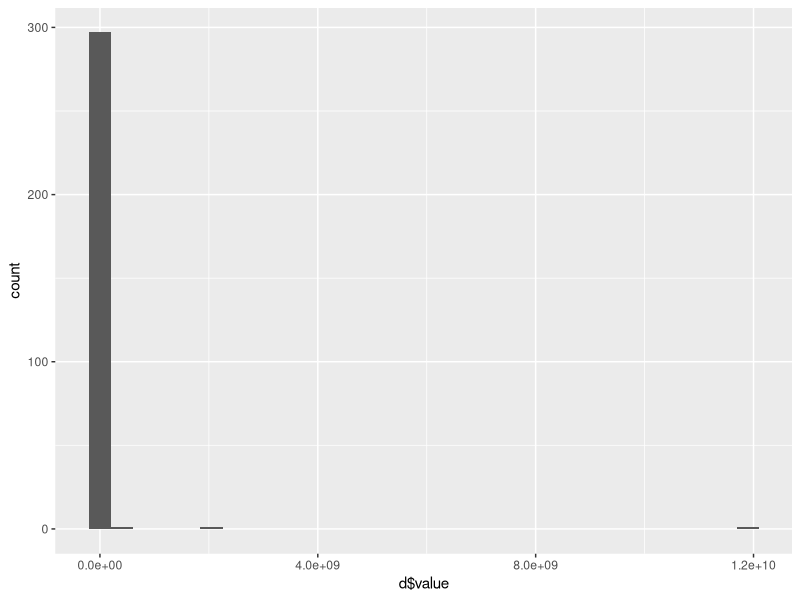
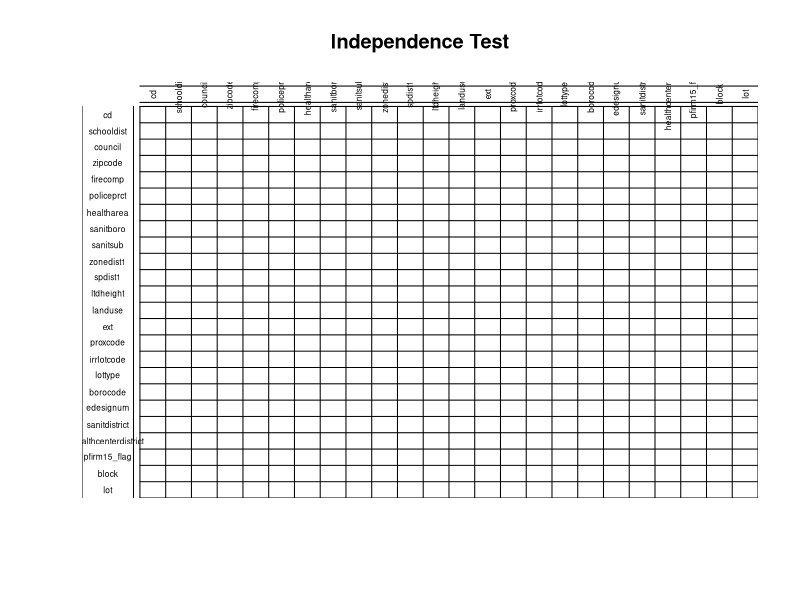

These charts were generated, in order, by the following R code:
library("gdata")
df <- read.csv("correlation/factors_chi2.csv")
row.names(df) <- colnames(df)

# p values:
df1 <- df
for (i in colnames(df1)) {
  df1[,i] <- gsub(".*,(.*)", "\\1", df1[,i])
  df1[,i] <- as.numeric(df1[,i])
}

# chi-squared values:
df2 <- df
for (i in colnames(df2)) {
  df2[,i] <- gsub("(.*),.*", "\\1", df2[,i])
  df2[,i] <- as.numeric(df2[,i])
}

# Upper triangle values of df2 (chi-squared values) saved in a data frame:
d <- as.data.frame(upperTriangle(df2, diag = TRUE, byrow = TRUE))
colnames(d) <- "value"

library(ggplot2)
ggplot(data=d, aes(d$value)) + 
  geom_histogram()
dt <- as.table(as.matrix(df2))

m = 5.0e+6
a <- colnames(df2)
df3 <- df2
for (i in a){
  for (j in a){
    if (df3[i, j]>=m) {
      df3[i, j] <- "white"
    }
    else{
      df3[i,j] <- "skyblue"
    }
  }
}

for (i in 1:length(df2)){
  for (j in 1:length(df2)+1-i){
    df3[a[i], a[j]] <- "white"
  }
}

df3 <- as.table(as.matrix(df3))

library("gplots")
gplots::balloonplot(t(df3), main ="Independence Test", xlab ="", ylab="",
            label = FALSE, show.margins = FALSE, colsrt=90, dotcolor = df3,
            hide.duplicates=TRUE, text.size=0.5)
